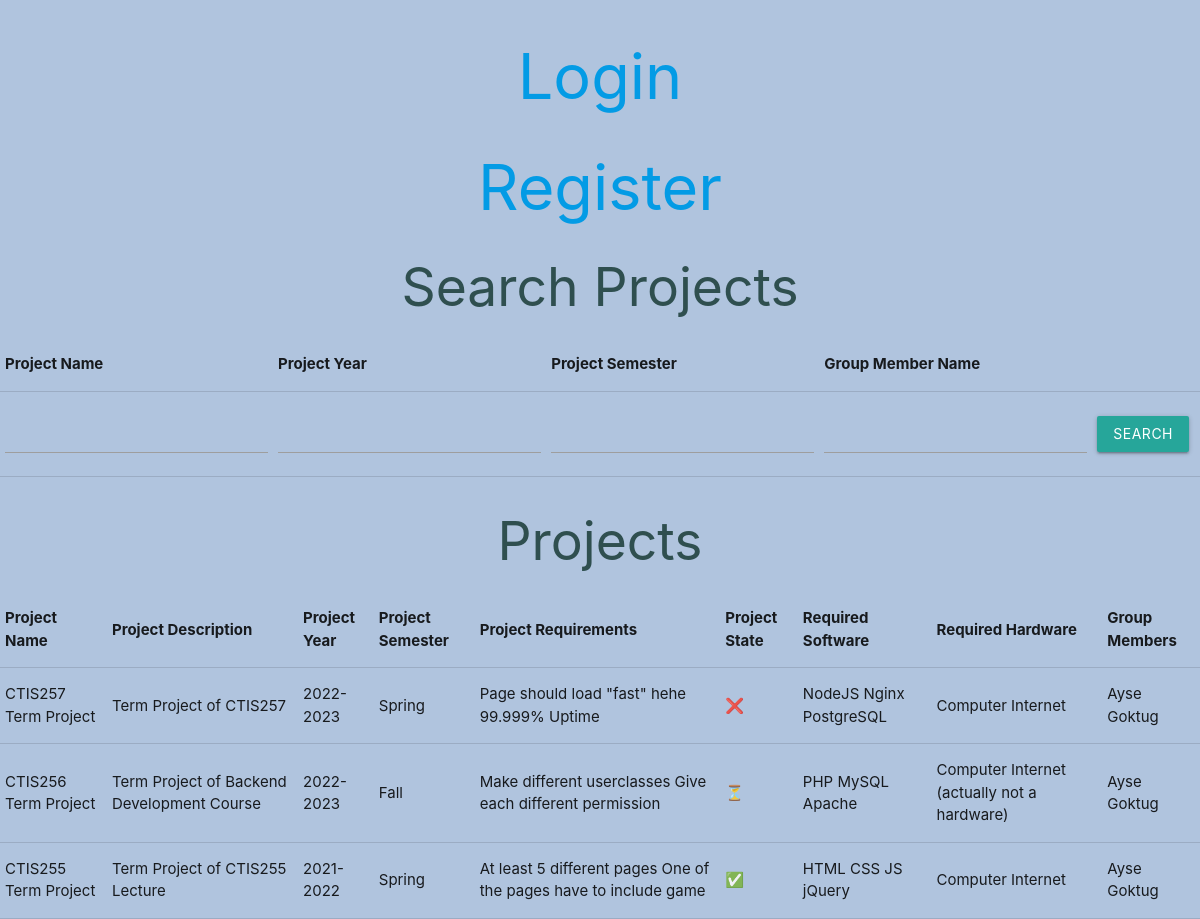
Before: / with the older database file.
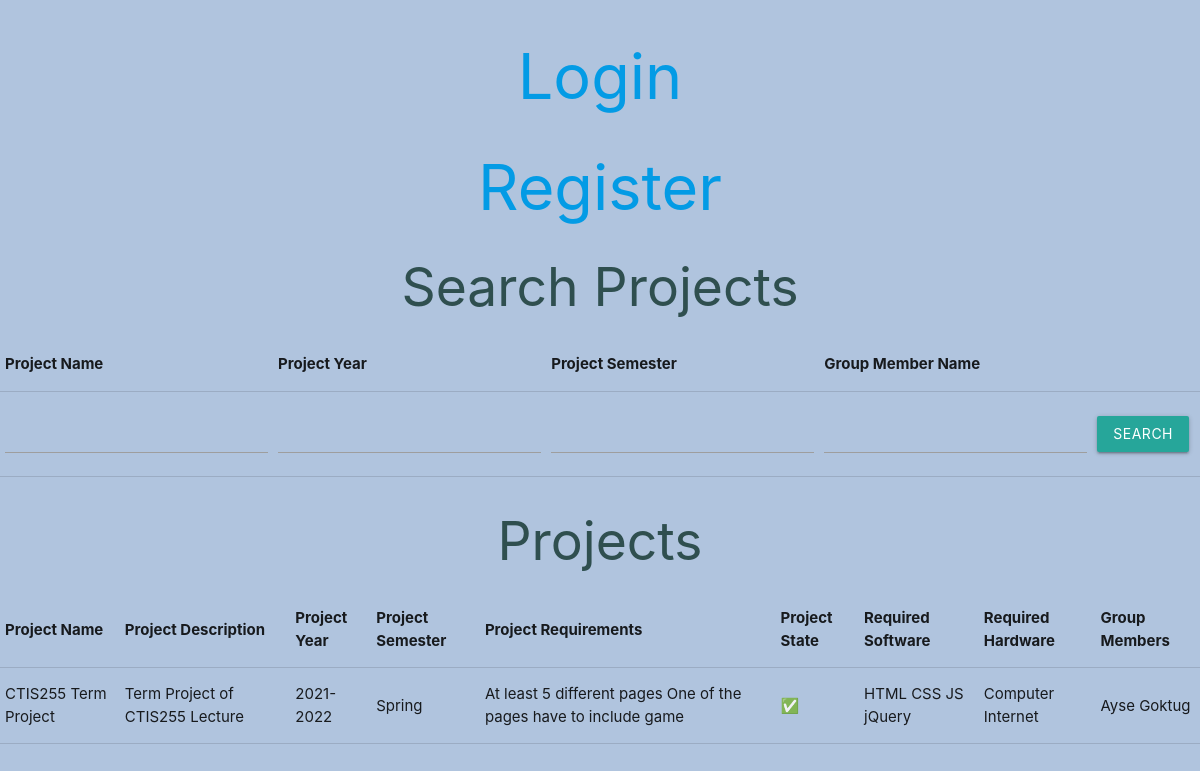
After: the same page with the newer database file.
### tables this page shows
CREATE TABLE `projects` (
    `id` int(11) NOT NULL,
    `name` text NOT NULL,
    `description` text NOT NULL,
    `year` text NOT NULL,
    `semester` text NOT NULL,
    `requirements` text NOT NULL,
    `state` text NOT NULL,
    `required_software` text NOT NULL,
    `required_hardware` text NOT NULL,
    `members` text NOT NULL,
    `owner_uid` int(11) NOT NULL);

### viewProjects.php (the view, shortened to what this page needs)
<?php
include_once "session.php";
$sql = "select * from projects";
$params = array();
$sql = $sql . " order by year desc, semester desc";
$projects_stmt = $db->prepare($sql);
$projects_stmt->execute($params);
$projects = $projects_stmt->fetchAll();
?>
<?php if (isset($projects)): ?>
        <?php if (sizeof($projects) > 0): ?>
        <h2>Search Projects</h2>
        <table>
            <thead>
                <th>Project Name</th>
                <th>Project Year</th>
                <th>Project Semester</th>
                <th>Group Member Name</th>
                <th></th>
            </thead>
            <tbody>
                <tr>
                    <td><input type="text" name="project_name"></td>
                    <td><input type="text" name="project_year"></td>
                    <td><input type="text" name="project_semester"></td>
                    <td><input type="text" name="group_member_name"></td>
                    <td><button class="btn" id="search_project_btn">Search</button></td>
                </tr>
            </tbody>
        </table>
        <h2>Projects</h2>
        <table>
            <thead>
                <th>Project Name</th>
                <th>Project Description</th>
                <th>Project Year</th>
                <th>Project Semester</th>
                <th>Project Requirements</th>
                <th>Project State</th>
                <th>Required Software</th>
                <th>Required Hardware</th>
                <th>Group Members</th>
            </thead>
            <tbody id="projects">
            <?php foreach ($projects as $project): ?>
                <tr>
                    <td><?=$project["name"]?></td>
                    <td><?=$project["description"]?></td>
                    <td><?=$project["year"]?></td>
                    <td><?=$project["semester"]?></td>
                    <td><?=$project["requirements"]?></td>
                    <td title="<?=$project["state"]?>"><?=$project["state"] === "accepted" ? "✅" : ($project["state"] === "waiting" ? "⏳" : ($project["state"] === "rejected" ? "❌" : "❔"))?></td>
                    <td><?=$project["required_software"]?></td>
                    <td><?=$project["required_hardware"]?></td>
                    <td><?=$project["members"]?></td>
                </tr>
            <?php endforeach;?>
            </tbody>
        </table>
        <?php else: ?>
        <h1>No Projects Added Yet!</h1>
        <?php endif;?>
<?php endif;?>

### index.php (shortened to what this page needs)
<?php
include_once "session.php";
?>
<!DOCTYPE html>
<html lang="en">
<head>
    <?php include "header.php";?>
</head>
<body>
    <?php if (isset($user)): ?>
    <h1><a href="profile.php">Profile</a></h1>
    <h1><a href="createProject.php">Create Project</a></h1>
    <h1><a href="manageProjects.php">Manage Projects</a></h1>
    <br>
    <form action="" method="post">
        <center><input class="btn red" type="submit" value="Logout" name="logout"></center>
    </form>
    <?php else: ?>
    <h1><a href="login.php">Login</a></h1>
    <h1><a href="register.php">Register</a></h1>
    <?php endif;?>
<?php
if (!isset($user)) {
    include "viewProjects.php";
}
?>
</body>
</html>

### header.php (shortened to what this page needs)
<link rel="stylesheet" href="https://cdnjs.cloudflare.com/ajax/libs/materialize/1.0.0/css/materialize.min.css">

### header.php (style rules this page uses)
body { background-color: lightsteelblue; }
h1, h2, h3, h4 { color: darkslategray; text-align: center; }

Changed rows visible on the page:
removed projects: name "CTIS257 Term Project", description "Term Project of CTIS257", year "2022-2023", semester "Spring", requirements "Page should load \"fast\" hehe 99.999% Uptime", required_software "NodeJS Nginx PostgreSQL", required_hardware "Computer Internet", members "Ayse Goktug"
removed projects: name "CTIS256 Term Project", description "Term Project of Backend Development Course", year "2022-2023", semester "Fall", requirements "Make different userclasses Give each different permission", required_software "PHP MySQL Apache", required_hardware "Computer Internet (actually not a hardware)", members "Ayse Goktug"
